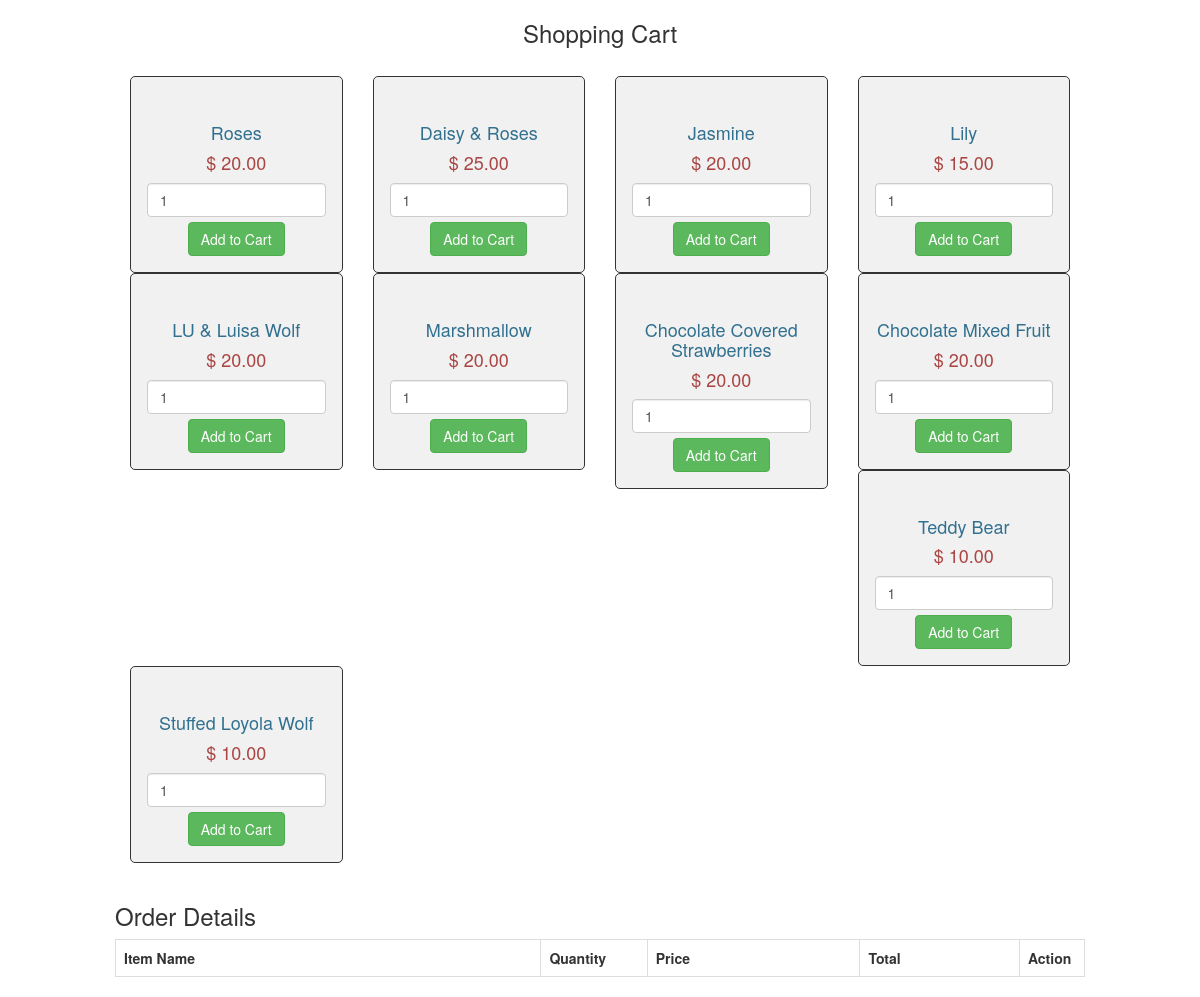
The page /customer/functions/Shop.php on the database its author committed.
### tables this page shows
CREATE TABLE products (
  productID         INT            NOT NULL   AUTO_INCREMENT,
  categoryID        INT            NOT NULL,
  productCode       VARCHAR(10)    NOT NULL,
  productName       VARCHAR(255)   NOT NULL,
  description       TEXT           NOT NULL,
  listPrice         DECIMAL(10,2)  NOT NULL,
  discountPercent   DECIMAL(10,2)  NOT NULL   DEFAULT 0.00,
  dateAdded         DATETIME       NOT NULL,
  PRIMARY KEY (productID),
  FOREIGN KEY (categoryID) REFERENCES categories(categoryID),
  UNIQUE INDEX productCode (productCode)
);

### customer/functions/Shop.php (the view, shortened to what this page needs)
<?php
$connect = mysqli_connect("localhost", "eunice", "eunice", "i_gifts");
?>
<!DOCTYPE html>
<html>
  <head>
       <link rel="stylesheet" href="https://maxcdn.bootstrapcdn.com/bootstrap/3.3.6/css/bootstrap.min.css" />
  </head>
  <body>
       <div class="container" style="width:1000px;">
            <h3 align="center">Shopping Cart</h3><br />
            <?php
            $query = "SELECT * FROM products ORDER BY productID ASC";
            $result = mysqli_query($connect, $query);
            if(mysqli_num_rows($result) > 0)
            {
                 while($row = mysqli_fetch_array($result))
                 {
            ?>
            <div class="col-md-3">
                 <form method="post" action="Shop.php?action=add&id=<?php echo $row["productID"]; ?>">
                      <div style="border:1px solid #333; background-color:#f1f1f1; border-radius:5px; padding:16px;" align="center">
                           <img src="<?php echo $row["image"]; ?>" class="img-responsive" /><br />
                           <h4 class="text-info"><?php echo $row["productName"]; ?></h4>
                           <h4 class="text-danger">$ <?php echo $row["listPrice"]; ?></h4>
                           <input type="text" name="quantity" class="form-control" value="1" />
                           <input type="submit" name="add_to_cart" style="margin-top:5px;" class="btn btn-success" value="Add to Cart" />
                      </div>
                 </form>
            </div>
            <?php
                 }
            }
            ?>
            <br />
            <h3>Order Details</h3>
            <div class="table-responsive">
                 <table class="table table-bordered">
                      <tr>
                           <th width="40%">Item Name</th>
                           <th width="10%">Quantity</th>
                           <th width="20%">Price</th>
                           <th width="15%">Total</th>
                           <th width="5%">Action</th>
                      </tr>
                 </table>
            </div>
  </body>
</html>

### rows shown on the page
products: productName "Roses", listPrice "20.00"
products: productName "Daisy & Roses", listPrice "25.00"
products: productName "Jasmine", listPrice "20.00"
products: productName "Lily", listPrice "15.00"
products: productName "LU & Luisa Wolf", listPrice "20.00"
products: productName "Marshmallow", listPrice "20.00"
products: productName "Chocolate Covered Strawberries", listPrice "20.00"
products: productName "Chocolate Mixed Fruit", listPrice "20.00"
products: productName "Teddy Bear", listPrice "10.00"
products: productName "Stuffed Loyola Wolf", listPrice "10.00"
